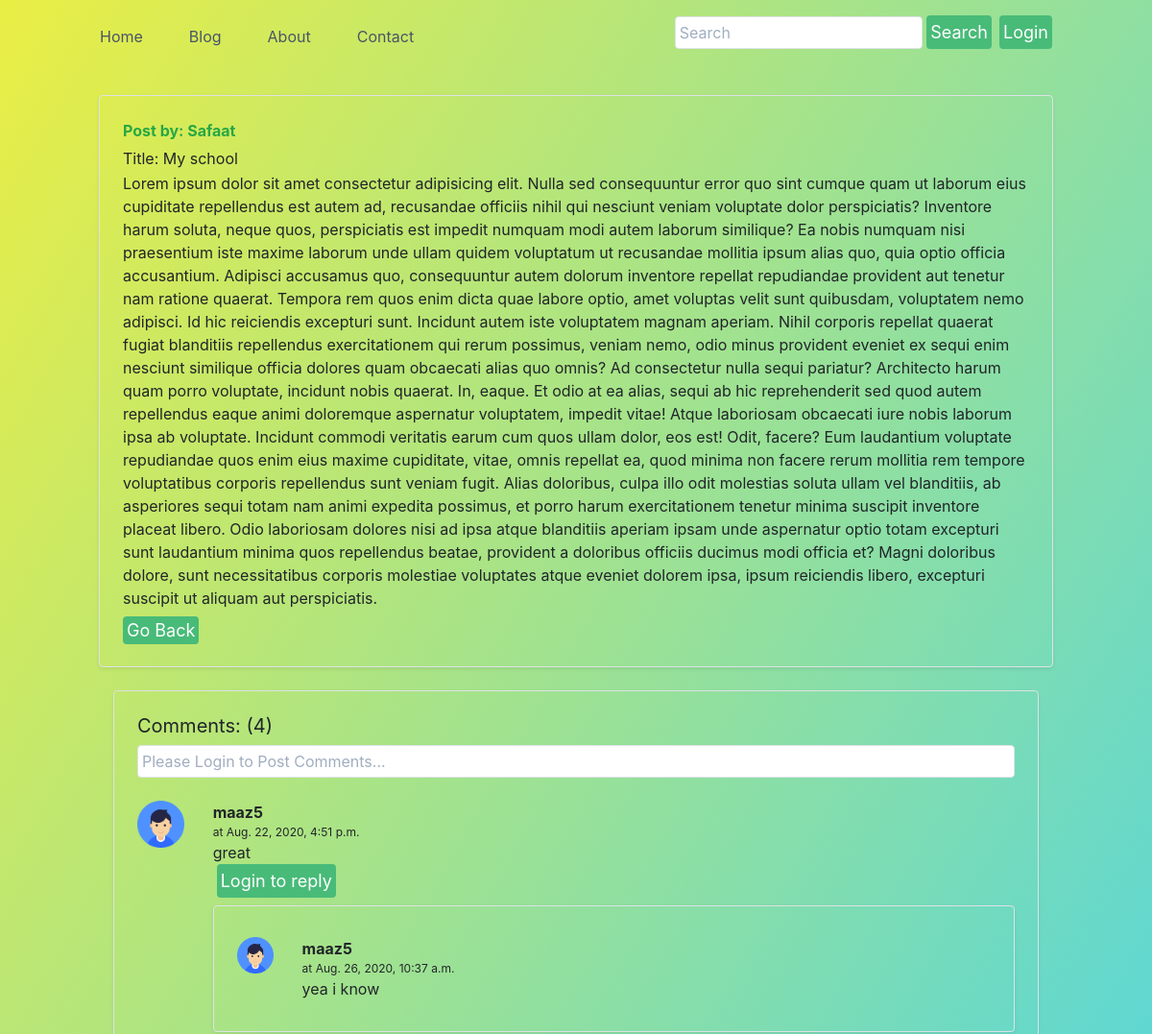
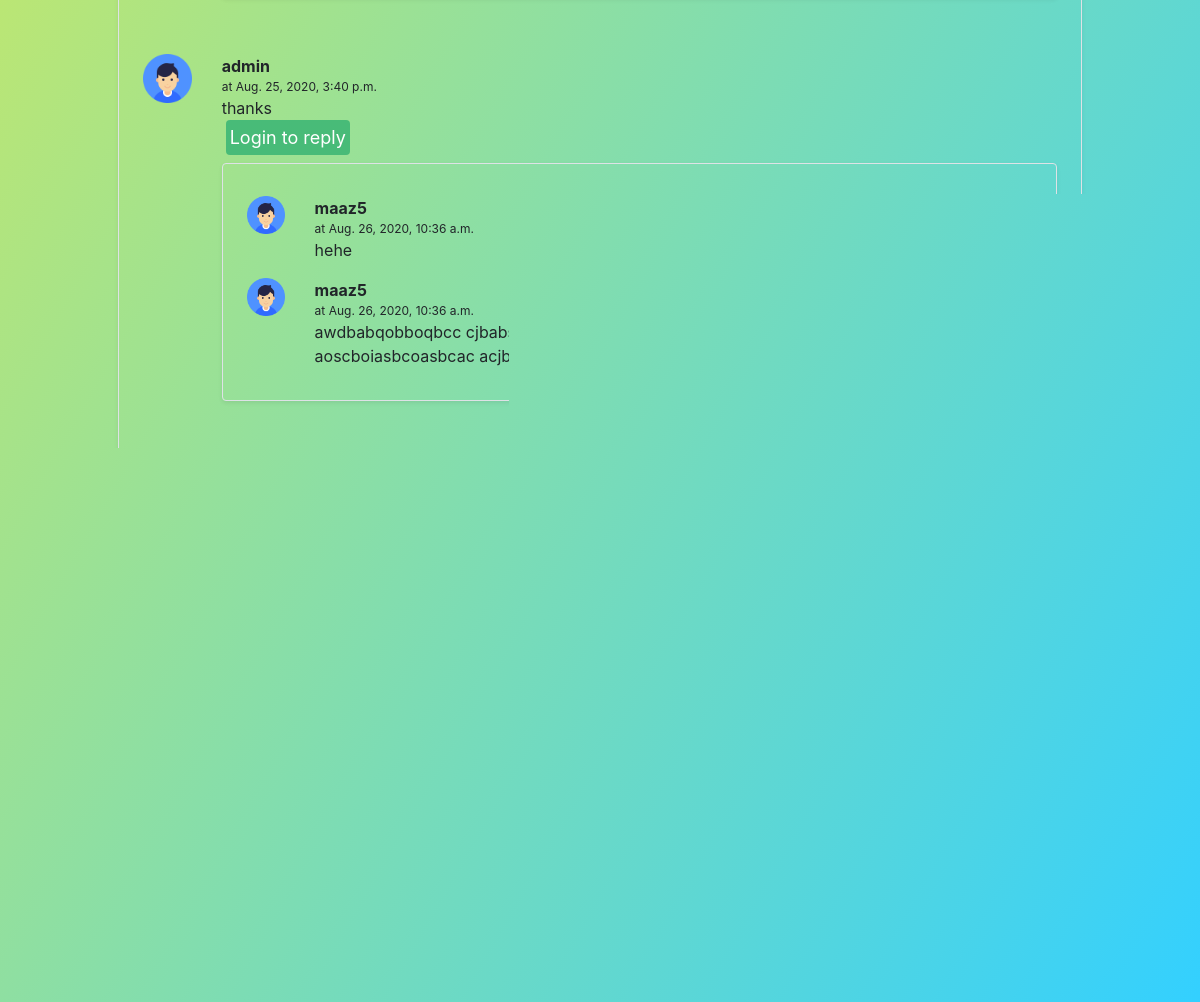
Page /blog/safaat on the committed database (2 pictures, top to bottom).
### blog/models.py (models this page shows, shortened)
class Post(models.Model):
    sno = models.AutoField(primary_key=True)
    title = models.CharField(max_length=100)
    author = models.CharField(max_length=13)
    content = models.TextField()
    slug = models.CharField(max_length=100)
    timestamp = models.DateTimeField(default=now)

class BlogComment(models.Model):
    sno = models.AutoField(primary_key=True)
    comment = models.TextField()
    user = models.ForeignKey(User, on_delete = models.CASCADE)
    post = models.ForeignKey(Post, on_delete = models.CASCADE)
    parent = models.ForeignKey('self', on_delete=models.CASCADE, null=True)
    timestamp = models.DateTimeField(default=now)
    def __str__(self):
        return self.comment[0:10] + " " + "by " + self.user.username

### blog/views.py (the view)
# urls.py: path('<str:slug>',views.blogPost,name='blogPost'),
def blogPost(request, slug):
    post = Post.objects.filter(slug=slug).first()
    comment = BlogComment.objects.filter(post=post,parent=None)
    replies = BlogComment.objects.filter(post=post).exclude(parent=None)
    repDict={}
    for reply in replies:
        if reply.parent.sno not in repDict.keys():
            repDict[reply.parent.sno] = [reply]
        else:
            repDict[reply.parent.sno].append(reply)
    print(repDict)
    context = {
        'post': post,
        'comments': comment,
        'repDict': repDict,
    }
    return(render(request,'blog/blogPost.html', context))

### blog/templatetags/extras.py (called while the page is built)
@register.filter(name='get_val')
def get_val(dict,key):
    return dict.get(key)

### templates/blog/blogPost.html (shortened to what this page needs)
{% extends 'base.html' %}
{% load extras %}
{% block body %}
<div class="container my-4 ">
    <div class="row no-gutters border rounded overflow-hidden flex-md-row mb-4 shadow-sm h-md-250 position-relative">
        <div class="col p-4 d-flex flex-column position-static">
            <strong class="d-inline-block mb-2 text-success">Post by: {{post.author}} </strong>
            <h3 class="mb-0">Title: {{ post.title }}</h3>
            <p class="mb-2"> {{post.content}} </p>
            <div>
                <a href="/blog" role="button" style="text-decoration: none;"
                    class="text-white bg-green-500 border-0 px-1 py-1 mb-2 mr-2  focus:outline-none hover:bg-green-600 rounded text-lg">Go
                    Back</a>
            </div>
        </div>
    </div>
    <div class="container my-4 ">
        <div
            class="row no-gutters border rounded overflow-hidden flex-md-row mb-4 shadow-sm h-md-250 position-relative">
            <div class="col p-4 d-flex flex-column position-static">
                <h1 class="text-xl">Comments: ({{comments.count}}) </h1>
                {% if user.is_authenticated %}
                <form action="/blog/postComment" method="post">
                    {% csrf_token %}
                    <input
                        class="bg-white rounded border border-gray-400 focus:outline-none focus:border-green-500 text-base px-1 py-1 mt-2 mb-2"
                        type="text" name="comment" placeholder="Post Comment..." required>
                    <input type="hidden" name="postSno" value="{{post.sno}}">
                    <input type="hidden" name="parentSno" value="">
                    <button
                        class="text-white bg-green-500 border-0 px-1 py-1 ml-1 mb-2 mr-2  focus:outline-none hover:bg-green-600 rounded text-lg"
                        type="submit">Comment</button>
                </form>
                {% else %}
                <input
                    class="bg-white rounded border border-gray-400 focus:outline-none focus:border-green-500 text-base px-1 py-1 mt-2 mb-2"
                    type="text" name="comment" placeholder="Please Login to Post Comments...">
                {% endif %}
                {% for comment in comments %}
                <div class="row my-3">
                    {% load static %}
                    <div class="col-md-1"> <img src="{% static "img/user.png" %}" alt="user "> </div>
                    <div class="col-md-11">
                        <b> {{comment.user.username}} </b>
                        <div class="text-xs">at {{comment.timestamp}} </div>
                        <div>{{comment.comment}}</div>
                        {% if user.is_authenticated %}
                        <button
                            class="text-white bg-green-500 border-0 px-1 py-1 ml-1 mt-2 mb-2 mr-2  focus:outline-none hover:bg-green-600 rounded text-lg"
                            type="button" data-toggle="collapse" data-target="#replyBox{{comment.sno}}"
                            aria-expanded="false" aria-controls="replyBox{{comment.sno}}">
                            Reply
                        </button>
                        {% else %}
                        <button
                            class="text-white bg-green-500 border-0 px-1 py-1 ml-1 mb-2 mr-2  focus:outline-none hover:bg-green-600 rounded text-lg"
                            type="button" data-toggle="collapse" data-target="#replyBox{{comment.sno}}"
                            aria-expanded="false" aria-controls="replyBox{{comment.sno}}" disabled>
                            Login to reply
                        </button>
                        {% endif %}
                        <div
                            class="row no-gutters border rounded overflow-hidden flex-md-row mb-4 shadow-sm h-md-250 position-relative">
                            <div class="col p-4 d-flex flex-column position-static">
                                {% for reply in repDict|get_val:comment.sno %}
                                <div class="row my-2">
                                    <div class="col-md-1"> <img src="{% static "img/user.png" %}" alt="user "> </div>
                                    <div class="col-md-11">
                                        <b> {{reply.user.username}} </b> <div class="text-xs">at {{reply.timestamp}} </div>
                                        {{reply.comment}}
                                    </div>
                                    <br>
                                </div>
                                {% endfor %}
                            </div>
                        </div>
                    </div>
                </div>
                {% endfor %}
            </div>
        </div>
    </div>
</div>
{% endblock body %}

### templates/base.html (style rules this page uses)
body { background-image: linear-gradient(120deg, #eaee44, #33d0ff); background-attachment: fixed; }
.mb-2, .my-2 { margin-bottom: 0.5rem !important; }

### rows in the picture
Post: author "Safaat", title "My school", content "Lorem ipsum dolor sit amet consectetur adipisicing elit. Nulla sed consequuntur error quo sint cumque quam ut laborum eius cupiditate repellendus est autem ad, recusandae officiis nihil qui nesciunt veniam voluptate dolor perspiciatis? Inventore harum soluta, neque quos, perspiciatis est impedit numquam modi autem laborum similique? Ea nobis numquam nisi praesentium iste maxime laborum unde ullam quidem voluptatum ut recusandae mollitia ipsum alias quo, quia optio officia accusantium. Adipisci accusamus quo, consequuntur autem dolorum inventore repellat repudiandae provident aut tenetur nam ratione quaerat. Tempora rem quos enim dicta quae labore optio, amet voluptas velit sunt quibusdam,…"
BlogComment: user.username "maaz5", timestamp "Aug. 22, 2020, 4:51 p.m.", comment "great"
BlogComment: user.username "maaz5", timestamp "Aug. 26, 2020, 10:37 a.m.", comment "yea i know"
BlogComment: user.username "admin", timestamp "Aug. 25, 2020, 3:40 p.m.", comment "thanks"
BlogComment: user.username "maaz5", timestamp "Aug. 26, 2020, 10:36 a.m.", comment "hehe"
BlogComment: user.username "maaz5", timestamp "Aug. 26, 2020, 10:36 a.m.", comment "awdbabqobboqbcc cjbabssssssssssssc sajsiacoiascoiasc asscibasoicbboassc aoscboiasbcoasbcac acjbadoicbaoi"

### other values in the picture
{{ comments.count }} "4"
